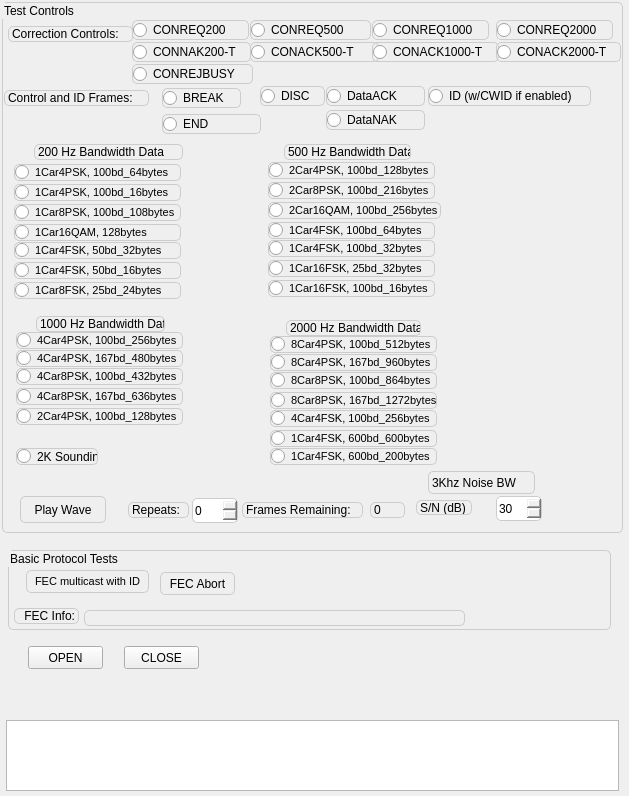
<?xml version="1.0" encoding="UTF-8"?>
<ui version="4.0">
 <class>TestPanel</class>
 <widget class="QDialog" name="TestPanel">
  <property name="geometry">
   <rect>
    <x>0</x>
    <y>0</y>
    <width>629</width>
    <height>796</height>
   </rect>
  </property>
  <property name="windowTitle">
   <string>Dialog</string>
  </property>
  <widget class="QGroupBox" name="grpOptions">
   <property name="geometry">
    <rect>
     <x>2</x>
     <y>2</y>
     <width>621</width>
     <height>531</height>
    </rect>
   </property>
   <property name="styleSheet">
    <string notr="true">border: 1px solid #CCC; border-radius: 5px;</string>
   </property>
   <property name="title">
    <string>Test Controls</string>
   </property>
   <widget class="QLabel" name="label_3">
    <property name="geometry">
     <rect>
      <x>6</x>
      <y>24</y>
      <width>125</width>
      <height>16</height>
     </rect>
    </property>
    <property name="text">
     <string>Correction Controls:</string>
    </property>
   </widget>
   <widget class="QRadioButton" name="rdoCONREQ200">
    <property name="geometry">
     <rect>
      <x>130</x>
      <y>18</y>
      <width>117</width>
      <height>20</height>
     </rect>
    </property>
    <property name="text">
     <string>CONREQ200</string>
    </property>
   </widget>
   <widget class="QLabel" name="lblCnt">
    <property name="geometry">
     <rect>
      <x>240</x>
      <y>500</y>
      <width>121</width>
      <height>16</height>
     </rect>
    </property>
    <property name="text">
     <string>Frames Remaining:</string>
    </property>
   </widget>
   <widget class="QLabel" name="lblCount">
    <property name="geometry">
     <rect>
      <x>368</x>
      <y>500</y>
      <width>35</width>
      <height>16</height>
     </rect>
    </property>
    <property name="text">
     <string>0</string>
    </property>
   </widget>
   <widget class="QSpinBox" name="nudRepeats">
    <property name="geometry">
     <rect>
      <x>190</x>
      <y>496</y>
      <width>46</width>
      <height>25</height>
     </rect>
    </property>
   </widget>
   <widget class="QLabel" name="lblRpts">
    <property name="geometry">
     <rect>
      <x>126</x>
      <y>500</y>
      <width>61</width>
      <height>16</height>
     </rect>
    </property>
    <property name="text">
     <string>Repeats:</string>
    </property>
   </widget>
   <widget class="QPushButton" name="btnPlayWav">
    <property name="geometry">
     <rect>
      <x>18</x>
      <y>494</y>
      <width>86</width>
      <height>27</height>
     </rect>
    </property>
    <property name="text">
     <string>Play Wave</string>
    </property>
   </widget>
   <widget class="QSpinBox" name="nudSN">
    <property name="geometry">
     <rect>
      <x>494</x>
      <y>494</y>
      <width>46</width>
      <height>25</height>
     </rect>
    </property>
    <property name="value">
     <number>30</number>
    </property>
   </widget>
   <widget class="QLabel" name="lblSN">
    <property name="geometry">
     <rect>
      <x>414</x>
      <y>498</y>
      <width>56</width>
      <height>15</height>
     </rect>
    </property>
    <property name="text">
     <string>S/N (dB)</string>
    </property>
   </widget>
   <widget class="QLabel" name="label_4">
    <property name="geometry">
     <rect>
      <x>426</x>
      <y>469</y>
      <width>107</width>
      <height>23</height>
     </rect>
    </property>
    <property name="text">
     <string>3Khz Noise BW</string>
    </property>
   </widget>
   <widget class="QLabel" name="label_5">
    <property name="geometry">
     <rect>
      <x>2</x>
      <y>88</y>
      <width>145</width>
      <height>16</height>
     </rect>
    </property>
    <property name="text">
     <string>Control and ID Frames:</string>
    </property>
   </widget>
   <widget class="QRadioButton" name="rdoBreak">
    <property name="geometry">
     <rect>
      <x>160</x>
      <y>86</y>
      <width>79</width>
      <height>20</height>
     </rect>
    </property>
    <property name="text">
     <string>BREAK</string>
    </property>
   </widget>
   <widget class="QRadioButton" name="rdoEND">
    <property name="geometry">
     <rect>
      <x>160</x>
      <y>112</y>
      <width>99</width>
      <height>20</height>
     </rect>
    </property>
    <property name="text">
     <string>END</string>
    </property>
   </widget>
   <widget class="QRadioButton" name="rdoDISC">
    <property name="geometry">
     <rect>
      <x>258</x>
      <y>84</y>
      <width>65</width>
      <height>20</height>
     </rect>
    </property>
    <property name="text">
     <string>DISC</string>
    </property>
   </widget>
   <widget class="QRadioButton" name="rdoDataACK">
    <property name="geometry">
     <rect>
      <x>324</x>
      <y>84</y>
      <width>99</width>
      <height>20</height>
     </rect>
    </property>
    <property name="text">
     <string>DataACK</string>
    </property>
   </widget>
   <widget class="QRadioButton" name="rdoDataNAK">
    <property name="geometry">
     <rect>
      <x>324</x>
      <y>108</y>
      <width>99</width>
      <height>20</height>
     </rect>
    </property>
    <property name="text">
     <string>DataNAK</string>
    </property>
   </widget>
   <widget class="QRadioButton" name="rdoIDFrame">
    <property name="geometry">
     <rect>
      <x>426</x>
      <y>84</y>
      <width>163</width>
      <height>20</height>
     </rect>
    </property>
    <property name="text">
     <string>ID (w/CWID if enabled)</string>
    </property>
   </widget>
   <widget class="QRadioButton" name="rdoCONNAK200T">
    <property name="geometry">
     <rect>
      <x>130</x>
      <y>40</y>
      <width>119</width>
      <height>20</height>
     </rect>
    </property>
    <property name="text">
     <string>CONNAK200-T</string>
    </property>
   </widget>
   <widget class="QRadioButton" name="rdoCONREQ500">
    <property name="geometry">
     <rect>
      <x>248</x>
      <y>18</y>
      <width>121</width>
      <height>20</height>
     </rect>
    </property>
    <property name="text">
     <string>CONREQ500</string>
    </property>
   </widget>
   <widget class="QRadioButton" name="rdoCONACK500T">
    <property name="geometry">
     <rect>
      <x>248</x>
      <y>40</y>
      <width>129</width>
      <height>20</height>
     </rect>
    </property>
    <property name="text">
     <string>CONACK500-T</string>
    </property>
   </widget>
   <widget class="QRadioButton" name="rdoCONREQ1000">
    <property name="geometry">
     <rect>
      <x>370</x>
      <y>18</y>
      <width>117</width>
      <height>20</height>
     </rect>
    </property>
    <property name="text">
     <string>CONREQ1000</string>
    </property>
   </widget>
   <widget class="QRadioButton" name="rdoCONREQ2000">
    <property name="geometry">
     <rect>
      <x>494</x>
      <y>18</y>
      <width>117</width>
      <height>20</height>
     </rect>
    </property>
    <property name="text">
     <string>CONREQ2000</string>
    </property>
   </widget>
   <widget class="QRadioButton" name="rdoCONACK1000T">
    <property name="geometry">
     <rect>
      <x>370</x>
      <y>40</y>
      <width>127</width>
      <height>20</height>
     </rect>
    </property>
    <property name="text">
     <string>CONACK1000-T</string>
    </property>
   </widget>
   <widget class="QRadioButton" name="rdoCONACK2000T">
    <property name="geometry">
     <rect>
      <x>494</x>
      <y>40</y>
      <width>125</width>
      <height>20</height>
     </rect>
    </property>
    <property name="text">
     <string>CONACK2000-T</string>
    </property>
   </widget>
   <widget class="QRadioButton" name="rdoCONREJBUSY">
    <property name="geometry">
     <rect>
      <x>130</x>
      <y>62</y>
      <width>121</width>
      <height>20</height>
     </rect>
    </property>
    <property name="text">
     <string>CONREJBUSY</string>
    </property>
   </widget>
   <widget class="QLabel" name="label_6">
    <property name="geometry">
     <rect>
      <x>32</x>
      <y>142</y>
      <width>149</width>
      <height>16</height>
     </rect>
    </property>
    <property name="text">
     <string>200 Hz Bandwidth Data</string>
    </property>
   </widget>
   <widget class="QRadioButton" name="rdo4PSK200_64">
    <property name="geometry">
     <rect>
      <x>12</x>
      <y>162</y>
      <width>167</width>
      <height>17</height>
     </rect>
    </property>
    <property name="font">
     <font>
      <pointsize>8</pointsize>
     </font>
    </property>
    <property name="text">
     <string>1Car4PSK, 100bd_64bytes</string>
    </property>
   </widget>
   <widget class="QRadioButton" name="rdo4PSK200_16">
    <property name="geometry">
     <rect>
      <x>12</x>
      <y>182</y>
      <width>167</width>
      <height>17</height>
     </rect>
    </property>
    <property name="font">
     <font>
      <pointsize>8</pointsize>
     </font>
    </property>
    <property name="text">
     <string>1Car4PSK, 100bd_16bytes</string>
    </property>
   </widget>
   <widget class="QRadioButton" name="rdo8PSK200_108">
    <property name="geometry">
     <rect>
      <x>12</x>
      <y>202</y>
      <width>167</width>
      <height>17</height>
     </rect>
    </property>
    <property name="font">
     <font>
      <pointsize>8</pointsize>
     </font>
    </property>
    <property name="text">
     <string>1Car8PSK, 100bd_108bytes</string>
    </property>
   </widget>
   <widget class="QRadioButton" name="rdo16QAM_128">
    <property name="geometry">
     <rect>
      <x>12</x>
      <y>222</y>
      <width>167</width>
      <height>17</height>
     </rect>
    </property>
    <property name="font">
     <font>
      <pointsize>8</pointsize>
     </font>
    </property>
    <property name="text">
     <string>1Car16QAM, 128bytes</string>
    </property>
   </widget>
   <widget class="QRadioButton" name="rdo4FSK200_32">
    <property name="geometry">
     <rect>
      <x>12</x>
      <y>240</y>
      <width>167</width>
      <height>17</height>
     </rect>
    </property>
    <property name="font">
     <font>
      <pointsize>8</pointsize>
     </font>
    </property>
    <property name="text">
     <string>1Car4FSK, 50bd_32bytes</string>
    </property>
   </widget>
   <widget class="QRadioButton" name="rdo4FSK200_16">
    <property name="geometry">
     <rect>
      <x>12</x>
      <y>260</y>
      <width>167</width>
      <height>17</height>
     </rect>
    </property>
    <property name="font">
     <font>
      <pointsize>8</pointsize>
     </font>
    </property>
    <property name="text">
     <string>1Car4FSK, 50bd_16bytes</string>
    </property>
   </widget>
   <widget class="QRadioButton" name="rdo8FSK200_24">
    <property name="geometry">
     <rect>
      <x>12</x>
      <y>280</y>
      <width>167</width>
      <height>17</height>
     </rect>
    </property>
    <property name="font">
     <font>
      <pointsize>8</pointsize>
     </font>
    </property>
    <property name="text">
     <string>1Car8FSK, 25bd_24bytes</string>
    </property>
   </widget>
   <widget class="QRadioButton" name="rdo4PSK500_128">
    <property name="geometry">
     <rect>
      <x>266</x>
      <y>160</y>
      <width>167</width>
      <height>17</height>
     </rect>
    </property>
    <property name="font">
     <font>
      <pointsize>8</pointsize>
     </font>
    </property>
    <property name="text">
     <string>2Car4PSK, 100bd_128bytes</string>
    </property>
   </widget>
   <widget class="QLabel" name="label_7">
    <property name="geometry">
     <rect>
      <x>282</x>
      <y>142</y>
      <width>127</width>
      <height>16</height>
     </rect>
    </property>
    <property name="text">
     <string>500 Hz Bandwidth Data</string>
    </property>
   </widget>
   <widget class="QRadioButton" name="rdo8PSK500_216">
    <property name="geometry">
     <rect>
      <x>266</x>
      <y>180</y>
      <width>167</width>
      <height>17</height>
     </rect>
    </property>
    <property name="font">
     <font>
      <pointsize>8</pointsize>
     </font>
    </property>
    <property name="text">
     <string>2Car8PSK, 100bd_216bytes</string>
    </property>
   </widget>
   <widget class="QRadioButton" name="rdo16QAM500_256">
    <property name="geometry">
     <rect>
      <x>266</x>
      <y>200</y>
      <width>173</width>
      <height>17</height>
     </rect>
    </property>
    <property name="font">
     <font>
      <pointsize>8</pointsize>
     </font>
    </property>
    <property name="text">
     <string>2Car16QAM, 100bd_256bytes</string>
    </property>
   </widget>
   <widget class="QRadioButton" name="rdo4FSK500_64">
    <property name="geometry">
     <rect>
      <x>266</x>
      <y>220</y>
      <width>167</width>
      <height>17</height>
     </rect>
    </property>
    <property name="font">
     <font>
      <pointsize>8</pointsize>
     </font>
    </property>
    <property name="text">
     <string>1Car4FSK, 100bd_64bytes</string>
    </property>
   </widget>
   <widget class="QRadioButton" name="rdo4FSK500_32">
    <property name="geometry">
     <rect>
      <x>266</x>
      <y>238</y>
      <width>167</width>
      <height>17</height>
     </rect>
    </property>
    <property name="font">
     <font>
      <pointsize>8</pointsize>
     </font>
    </property>
    <property name="text">
     <string>1Car4FSK, 100bd_32bytes</string>
    </property>
   </widget>
   <widget class="QRadioButton" name="rdo16FSK500_32">
    <property name="geometry">
     <rect>
      <x>266</x>
      <y>258</y>
      <width>167</width>
      <height>17</height>
     </rect>
    </property>
    <property name="font">
     <font>
      <pointsize>8</pointsize>
     </font>
    </property>
    <property name="text">
     <string>1Car16FSK, 25bd_32bytes</string>
    </property>
   </widget>
   <widget class="QRadioButton" name="rdo16FSK500_16">
    <property name="geometry">
     <rect>
      <x>266</x>
      <y>278</y>
      <width>167</width>
      <height>17</height>
     </rect>
    </property>
    <property name="font">
     <font>
      <pointsize>8</pointsize>
     </font>
    </property>
    <property name="text">
     <string>1Car16FSK, 100bd_16bytes</string>
    </property>
   </widget>
   <widget class="QLabel" name="label_8">
    <property name="geometry">
     <rect>
      <x>34</x>
      <y>314</y>
      <width>129</width>
      <height>16</height>
     </rect>
    </property>
    <property name="text">
     <string>1000 Hz Bandwidth Data</string>
    </property>
   </widget>
   <widget class="QRadioButton" name="rdo4PSK1000_256">
    <property name="geometry">
     <rect>
      <x>14</x>
      <y>330</y>
      <width>167</width>
      <height>17</height>
     </rect>
    </property>
    <property name="font">
     <font>
      <pointsize>8</pointsize>
     </font>
    </property>
    <property name="text">
     <string>4Car4PSK, 100bd_256bytes</string>
    </property>
   </widget>
   <widget class="QRadioButton" name="rdo4PSK1000_480">
    <property name="geometry">
     <rect>
      <x>14</x>
      <y>348</y>
      <width>167</width>
      <height>17</height>
     </rect>
    </property>
    <property name="font">
     <font>
      <pointsize>8</pointsize>
     </font>
    </property>
    <property name="text">
     <string>4Car4PSK, 167bd_480bytes</string>
    </property>
   </widget>
   <widget class="QRadioButton" name="rdo8PSK1000_432">
    <property name="geometry">
     <rect>
      <x>14</x>
      <y>366</y>
      <width>167</width>
      <height>17</height>
     </rect>
    </property>
    <property name="font">
     <font>
      <pointsize>8</pointsize>
     </font>
    </property>
    <property name="text">
     <string>4Car8PSK, 100bd_432bytes</string>
    </property>
   </widget>
   <widget class="QRadioButton" name="rdo8PSK1000_636">
    <property name="geometry">
     <rect>
      <x>14</x>
      <y>386</y>
      <width>167</width>
      <height>17</height>
     </rect>
    </property>
    <property name="font">
     <font>
      <pointsize>8</pointsize>
     </font>
    </property>
    <property name="text">
     <string>4Car8PSK, 167bd_636bytes</string>
    </property>
   </widget>
   <widget class="QRadioButton" name="rdo4FSK1000_128">
    <property name="geometry">
     <rect>
      <x>14</x>
      <y>406</y>
      <width>167</width>
      <height>17</height>
     </rect>
    </property>
    <property name="font">
     <font>
      <pointsize>8</pointsize>
     </font>
    </property>
    <property name="text">
     <string>2Car4PSK, 100bd_128bytes</string>
    </property>
   </widget>
   <widget class="QLabel" name="label_9">
    <property name="geometry">
     <rect>
      <x>284</x>
      <y>318</y>
      <width>135</width>
      <height>16</height>
     </rect>
    </property>
    <property name="text">
     <string>2000 Hz Bandwidth Data</string>
    </property>
   </widget>
   <widget class="QRadioButton" name="rdo4PSK2000_512">
    <property name="geometry">
     <rect>
      <x>268</x>
      <y>334</y>
      <width>167</width>
      <height>17</height>
     </rect>
    </property>
    <property name="font">
     <font>
      <pointsize>8</pointsize>
     </font>
    </property>
    <property name="text">
     <string>8Car4PSK, 100bd_512bytes</string>
    </property>
   </widget>
   <widget class="QRadioButton" name="rdo4PSK2000_960">
    <property name="geometry">
     <rect>
      <x>268</x>
      <y>352</y>
      <width>167</width>
      <height>17</height>
     </rect>
    </property>
    <property name="font">
     <font>
      <pointsize>8</pointsize>
     </font>
    </property>
    <property name="text">
     <string>8Car4PSK, 167bd_960bytes</string>
    </property>
   </widget>
   <widget class="QRadioButton" name="rdo8PSK2000_864">
    <property name="geometry">
     <rect>
      <x>268</x>
      <y>370</y>
      <width>167</width>
      <height>17</height>
     </rect>
    </property>
    <property name="font">
     <font>
      <pointsize>8</pointsize>
     </font>
    </property>
    <property name="text">
     <string>8Car8PSK, 100bd_864bytes</string>
    </property>
   </widget>
   <widget class="QRadioButton" name="rdo8PSK2000_1272">
    <property name="geometry">
     <rect>
      <x>268</x>
      <y>390</y>
      <width>167</width>
      <height>17</height>
     </rect>
    </property>
    <property name="font">
     <font>
      <pointsize>8</pointsize>
     </font>
    </property>
    <property name="text">
     <string>8Car8PSK, 167bd_1272bytes</string>
    </property>
   </widget>
   <widget class="QRadioButton" name="rdo4FSK2000_256">
    <property name="geometry">
     <rect>
      <x>268</x>
      <y>408</y>
      <width>167</width>
      <height>17</height>
     </rect>
    </property>
    <property name="font">
     <font>
      <pointsize>8</pointsize>
     </font>
    </property>
    <property name="text">
     <string>4Car4FSK, 100bd_256bytes</string>
    </property>
   </widget>
   <widget class="QRadioButton" name="rdo4FSK2000_600">
    <property name="geometry">
     <rect>
      <x>268</x>
      <y>428</y>
      <width>167</width>
      <height>17</height>
     </rect>
    </property>
    <property name="font">
     <font>
      <pointsize>8</pointsize>
     </font>
    </property>
    <property name="text">
     <string>1Car4FSK, 600bd_600bytes</string>
    </property>
   </widget>
   <widget class="QRadioButton" name="rdo4FSK2000_200">
    <property name="geometry">
     <rect>
      <x>268</x>
      <y>446</y>
      <width>167</width>
      <height>17</height>
     </rect>
    </property>
    <property name="font">
     <font>
      <pointsize>8</pointsize>
     </font>
    </property>
    <property name="text">
     <string>1Car4FSK, 600bd_200bytes</string>
    </property>
   </widget>
   <widget class="QRadioButton" name="rdoSounding">
    <property name="geometry">
     <rect>
      <x>14</x>
      <y>446</y>
      <width>82</width>
      <height>17</height>
     </rect>
    </property>
    <property name="text">
     <string>2K Sounding</string>
    </property>
   </widget>
  </widget>
  <widget class="QGroupBox" name="groupBox">
   <property name="geometry">
    <rect>
     <x>8</x>
     <y>550</y>
     <width>603</width>
     <height>80</height>
    </rect>
   </property>
   <property name="styleSheet">
    <string notr="true">border: 1px solid #CCC; border-radius: 5px;</string>
   </property>
   <property name="title">
    <string>Basic Protocol Tests</string>
   </property>
   <widget class="QLabel" name="label">
    <property name="geometry">
     <rect>
      <x>6</x>
      <y>58</y>
      <width>65</width>
      <height>16</height>
     </rect>
    </property>
    <property name="text">
     <string>FEC Info:</string>
    </property>
    <property name="alignment">
     <set>Qt::AlignRight|Qt::AlignTrailing|Qt::AlignVCenter</set>
    </property>
   </widget>
   <widget class="QLabel" name="lblFECInfo">
    <property name="geometry">
     <rect>
      <x>76</x>
      <y>60</y>
      <width>381</width>
      <height>16</height>
     </rect>
    </property>
    <property name="text">
     <string/>
    </property>
   </widget>
   <widget class="QPushButton" name="btnFECTest">
    <property name="geometry">
     <rect>
      <x>18</x>
      <y>20</y>
      <width>123</width>
      <height>23</height>
     </rect>
    </property>
    <property name="font">
     <font>
      <pointsize>8</pointsize>
     </font>
    </property>
    <property name="text">
     <string>FEC multicast with ID</string>
    </property>
   </widget>
   <widget class="QPushButton" name="btnFECAbort">
    <property name="geometry">
     <rect>
      <x>152</x>
      <y>22</y>
      <width>75</width>
      <height>23</height>
     </rect>
    </property>
    <property name="text">
     <string>FEC Abort</string>
    </property>
   </widget>
  </widget>
  <widget class="QPlainTextEdit" name="console">
   <property name="geometry">
    <rect>
     <x>6</x>
     <y>720</y>
     <width>613</width>
     <height>71</height>
    </rect>
   </property>
  </widget>
  <widget class="QPushButton" name="btnSerOpen">
   <property name="geometry">
    <rect>
     <x>28</x>
     <y>646</y>
     <width>75</width>
     <height>23</height>
    </rect>
   </property>
   <property name="text">
    <string>OPEN</string>
   </property>
  </widget>
  <widget class="QPushButton" name="btnClose">
   <property name="geometry">
    <rect>
     <x>124</x>
     <y>646</y>
     <width>75</width>
     <height>23</height>
    </rect>
   </property>
   <property name="text">
    <string>CLOSE</string>
   </property>
  </widget>
 </widget>
 <resources/>
 <connections/>
</ui>
